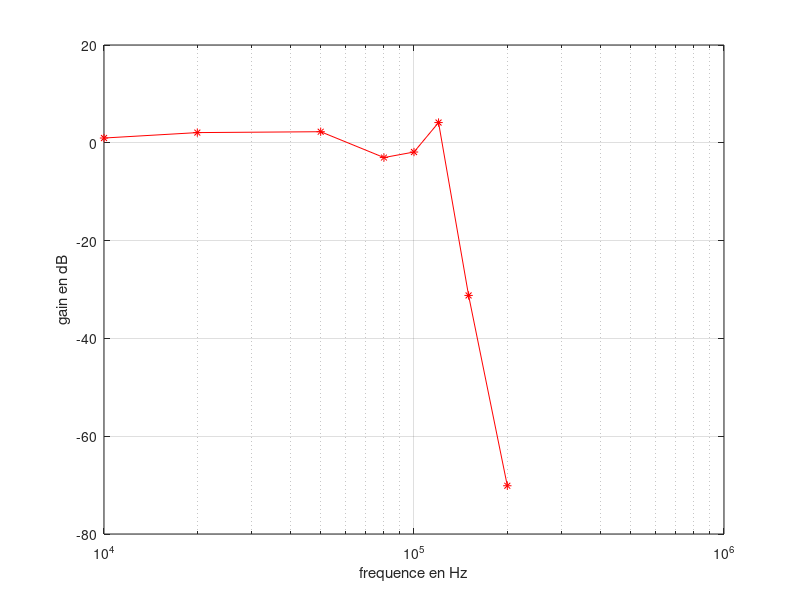

MATLAB code for this plot:
clear all
clc

X=[10^4 2*10^4 5*10^4 8*10^4 10*10^4 12*10^4 15*10^4 20*10^4 50*10^4];
data=[1.05 1.11 1.12 0.86 0.91 1.23 0.21 0.03 0];
for i=1:9
    data(i)=20*log(data(i));
end
figure (2)
semilogx(X,data,'*r-');
grid;
xlabel('frequence en Hz');
ylabel('gain en dB');